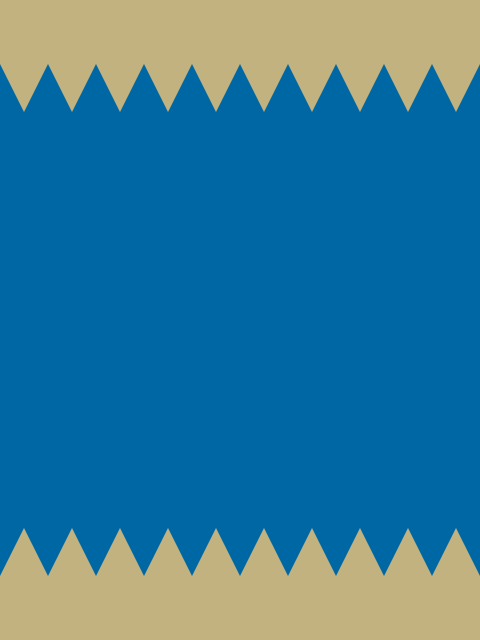
Frame 1 (no input)
Frame 2 (the mouse pressed at the canvas centre, redrawn once): identical to frame 1, image omitted

The Processing sketch that drew this single still picture (run headless with seeded random() and noise(); the mouse was pressed at the canvas centre and the sketch redrawn once):

// Processing sketch: jaws
// ── jaws.pde

/**
 * Jaws - Minimal Poster
 * Daniele Olmisani <daniele.olmisani@gmail.com>, 2015
 *
 * Jaws
 * by Steven Spielberg, 1075
 */

final color WATER_COLOR = color(0, 103, 165);
final color SHARK_COLOR = color(194, 178, 128);

void setup() {
  
  size(480, 640);
  noLoop();
}

void draw() {
  
  float yOffset = height/10.0;
  float xOffset = width/10.0;
  
  background(WATER_COLOR);
  noStroke();
  
  fill(SHARK_COLOR);
  rect(0, 0, width, yOffset);
  rect(0, height-yOffset, width, yOffset);
  
  for (int i=0; i<10; i++) {
    float xA = i*xOffset;
    float yA = yOffset;
    float xB = xA + xOffset;
    float yB = yA;
    float xC = xA + xOffset/2.0;
    float yC = yOffset + xOffset;
  
    triangle(xA, yA, xB, yB, xC, yC);
    triangle(xA, height-yA, xB, height-yB, xC, height-yC);
   
  }
  
  save("jaws.png");
  
}
